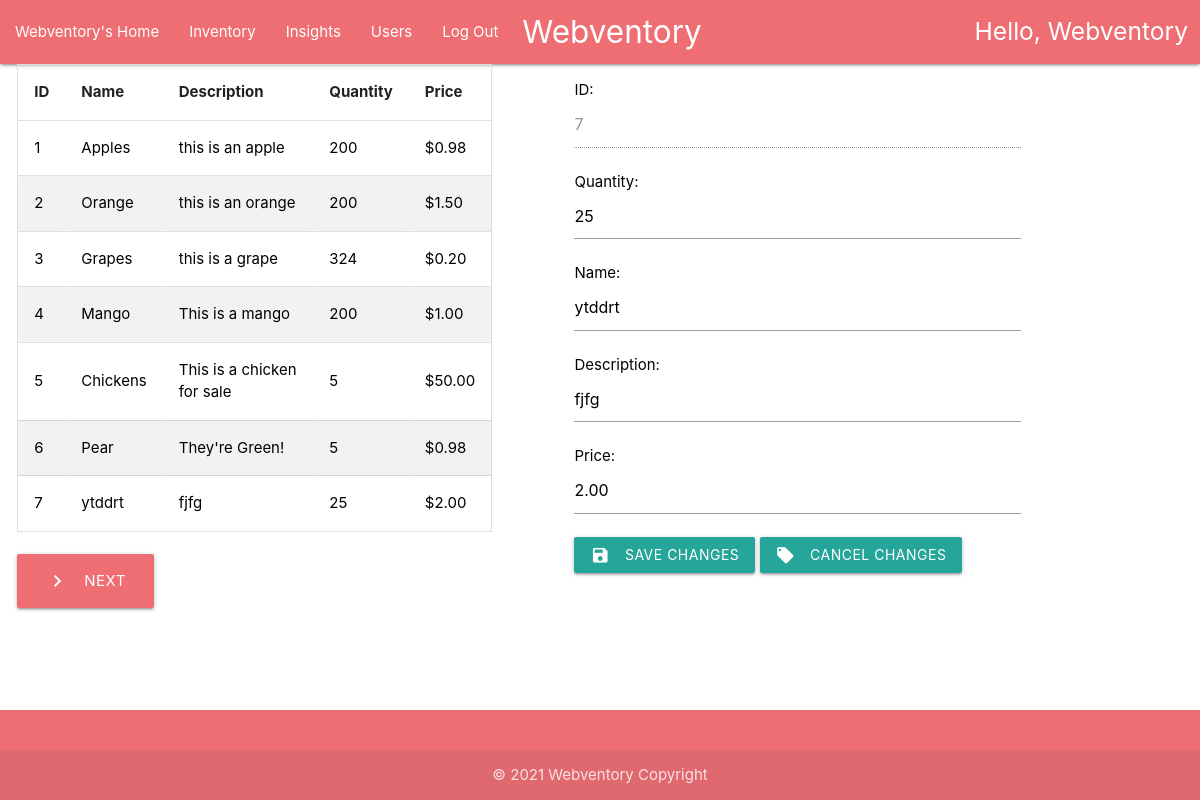
The page /userInventory/7/edit (signed in) on the database its author committed.
### home/models.py (models this page shows, shortened)
class User(AbstractUser):
    username = models.CharField(max_length=30, unique=True)
    email = models.CharField(max_length=100)
    password = models.CharField(max_length=30)
    def __str__(self):
        return self.username

class Item(models.Model):
    id = models.AutoField(unique=True, primary_key=True)
    name = models.CharField(max_length=30)
    description = models.CharField(max_length=100)
    quantity = models.IntegerField()
    price = models.DecimalField(max_digits=9,decimal_places=2)
    user_visibility = models.TextField()
    def get_user_visibility(self):
        return self.user_visibility.split(',')

### home/views.py (the view, shortened to what this page needs)
# urls.py: path('userInventory/<int:item_id>/edit', views.user_inventory_edit),
@login_required(login_url='/login')
def user_inventory_edit(request, item_id=0, item_range=20):
    item = Item.objects.get(id=item_id)
    items = Item.objects.filter(id__range=(
        (item_range - 20), item_range), user_visibility__contains=f'{request.user},').select_related()
    item_history = ItemHistory.objects.filter(item_id=item).select_related()
    return render(request, 'home/userHomeInventoryEdit.html',
                  {"username": str(request.user).title(), "item": item, "items": items,
                   "itemHistories": item_history, "item_range": item_range, "item_id": item_id})

### home/templates/home/userHomeInventoryEdit.html (shortened to what this page needs)
{% extends 'home/userHome.html' %}
{% block content %}
{% load static %}
<link rel="stylesheet" href="{% static 'home/css/style.css' %}">
<div class="row" style="padding-left : .5%;">
    <div class="container-fluid">
        <div class="col s5 center">
            {% if items %}
            <table id="myTable">
                <thead>
                <tr>
                    <th>ID</th>
                    <th>Name</th>
                    <th>Description</th>
                    <th>Quantity</th>
                    <th>Price</th>
                </tr>
                </thead>
                <tbody>
                {% for item in items %}
                {% if user.username in item.get_user_visibility %}
                <tr>
                    <td><a style="color: black" href="/userInventory/{{item.id}}">
                        {{ item.id }}
                    </a></td>
                    <td><a style="color: black" href="/userInventory/{{item.id}}">
                        {{ item.name }}
                    </a></td>
                    <td><a style="color: black" href="/userInventory/{{item.id}}">
                        {{ item.description }}
                    </a></td>
                    <td><a style="color: black" href="/userInventory/{{item.id}}">
                        {{ item.quantity }}
                    </a></td>
                    <td><a style="color: black" href="/userInventory/{{item.id}}">
                        ${{ item.price|floatformat:2 }}
                    </a></td>
                </tr>
                {% endif %}
                {% endfor %}
                </tbody>
            </table>
            {% elif item_range == 20 %}
                <h4>No items in Inventory.</h4>
            {% else %}
            <h4>No Items Left.</h4>
            {% endif %}
            <br>
            <div class="left">
                <span>
                    {% if items %}
                    <a class="waves-effect waves-light btn-large hoverable" style="background-color: #ee6e73;"
                       href="/userInventory/{{item_id}}/{{item_range|add:'20'}}/edit"><i class="material-icons left">navigate_next</i>Next</a>
                    {% endif %}
                </span>
            </div>
        </div>
    </div>
    <div class="container-fluid">
        <div class="col s7 left" style="padding-left: 5%">
            {%if item and user.username in item.get_user_visibility %}
            <form class="col s9" name="ItemEditForm" action="/userInventory/{{item.id}}/edit" method="post">
                <p><label for="id_item">ID:</label>
                    <input id="id_item" type="number" name="item" disabled value="{{item.id}}" required></p>
                <p><label for="id_quantity">Quantity:</label>
                    <input id="id_quantity" type="number" name="quantity" value="{{item.quantity}}" required></p>
                <p><label for="id_name">Name:</label>
                    <input type="text" name="name" id="id_name" maxlength="30" value="{{item.name}}" required></p>
                <p><label for="description">Description:</label>
                    <input type="text" name="description" id="description" maxlength="100" value="{{item.description}}"
                           required></p>
                <p><label for="price">Price:</label>
                    <input type="number" name="price" id="price" step="any" value="{{item.price|floatformat:2}}"
                           required></p>
                <span>
                    <button class="btn waves-effect waves-light hoverable" type="submit" name="action"><i
                            class="material-icons left">save</i>Save Changes
                    </button>
                    <a class="waves-effect waves-light btn hoverable" href="/userInventory/{{item_id}}/"><i
                            class="material-icons left">local_offer</i>Cancel Changes</a>
                </span>
            </form>
            {% endif %}
        </div>
    </div>
</div>
{% endblock %}

### home/templates/home/userHomeBase.html (shortened to what this page needs)
<!DOCTYPE html>
<html lang="en">
<head>
    {% load static %}
    <link rel="stylesheet" href="{% static 'home/css/materialize.css' %}">
    <link rel="stylesheet" href="{% static 'home/css/style.css' %}">
</head>
<body>
<nav>
    <div class="nav-wrapper container-fluid">
        <a href="/" class="brand-logo center" style="padding-left: 2%"
        >Webventory</a
        >
        <ul class="left hide-on-med-and-down">
            <li><a href="/userHome">{{username}}'s Home</a></li>
            <li><a href="/userInventory">Inventory</a></li>
            <li><a href="/userInsights">Insights</a></li>
            <li><a href="/userUsers">Users</a></li>
            <li><a href="/logout">Log Out</a></li>
        </ul>
        <h5 class="right" style="padding-right: 1%; padding-top: 0.125%">
            Hello, {{username}}
        </h5>
    </div>
</nav>
<main>
    {% block content %}
    {% endblock %}
</main>
<footer class="page-footer">
    <div class="footer-copyright">
        <div class="container center">© 2021 Webventory Copyright</div>
    </div>
</footer>
</body>
</html>

### home/static/home/css/style.css (style rules this page uses)
body { display: flex; min-height: 100vh; flex-direction: column; }
main { flex: 1 0 auto; }
table { border-spacing: 0; width: 100%; border: 1px solid #ddd; }
th { cursor: pointer; }
th, td { text-align: left; padding: 16px; }
tr:nth-child(even) { background-color: #f2f2f2 }

### home/templates/home/userHomeInventoryEdit.html (style rules this page uses)
label { font-size: 15px; color: black; }
p { font-size: 15px; }

### rows shown on the page
User: username "Webventory"
Item: id "1", name "Apples", description "this is an apple", quantity "200", price "0.98"
Item: id "2", name "Orange", description "this is an orange", quantity "200", price "1.50"
Item: id "3", name "Grapes", description "this is a grape", quantity "324", price "0.20"
Item: id "4", name "Mango", description "This is a mango", quantity "200", price "1.00"
Item: id "5", name "Chickens", description "This is a chicken for sale", quantity "5", price "50.00"
Item: id "6", name "Pear", description "They're Green!", quantity "5", price "0.98"
Item: id "7", name "ytddrt", description "fjfg", quantity "25", price "2.00", item "7"
